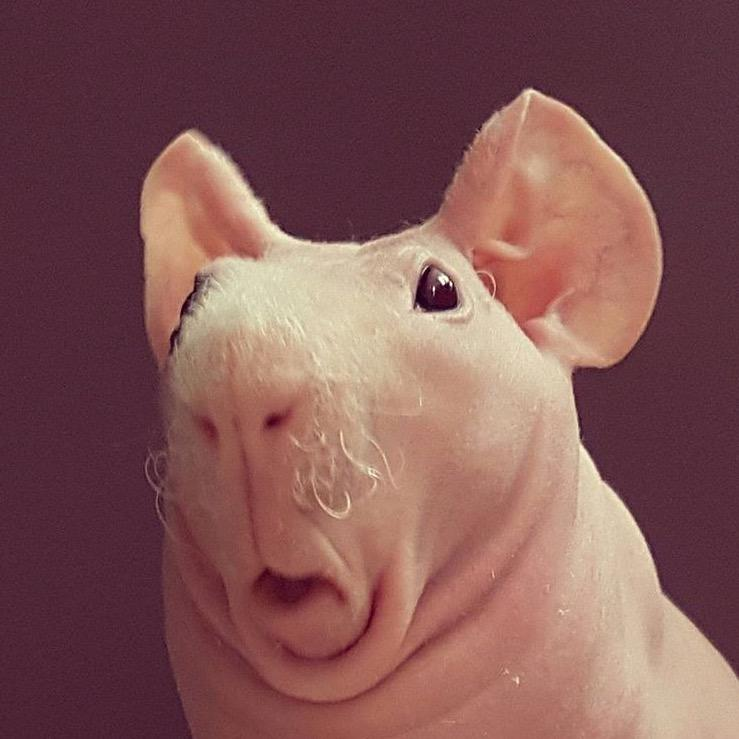
#> input picture Training/baldrat.jpg, 739 x 739 px, given in place of KahootImage.jpeg, which was not available
$ python Cropping.py
#> lines starting #> are read from the running program, lines starting #| are printed output that depends on the picture; after the words box and inside, x2 and y2 are one past the last pixel; in counts of white or black regions, pixels touching at a corner belong together; pictures that were not available may be replaced by others from this repository, and a replacement may not be noted
import numpy
#import argparse
import cv2
import matplotlib.pyplot as plt
import imutils

#Parser = argparse.ArgumentParser()
#Parser.add_argument("-i", "--image", type=str, default="/Users/matthewhoffmeister/Desktop/KahootImage.jpeg",
	#help="path to the input image")

image = cv2.imread('/Users/matthewhoffmeister/Desktop/KahootImage.jpeg', 1)
#> image is the input picture: shape (739, 739, 3); mean B, G, R 85.9, 87, 131.1
reference = image
image2 = image #cv2.imread('/Users/matthewhoffmeister/Desktop/Harris.jpeg', 1)
print(image.shape[0])
#| 739
cv2.imshow('Original',image)

cv2.waitKey(0)
cv2.destroyAllWindows()


r = 748/512
Dim = (150, round(150 / r))
resized = cv2.resize(image, Dim, cv2.INTER_AREA)
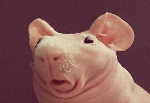
#> resized: shape (103, 150, 3); mean B, G, R 85.7, 86.9, 130.9
cv2.imshow('New', resized)

cv2.waitKey(0)
cv2.destroyAllWindows()

cch = resized
timer = 1

while timer < 4:
    newDim = (150 * pow(2, timer), round((150 * pow(2, timer)) / r))
    newIm = cv2.resize(resized, newDim, cv2.INTER_AREA)
    cch = cv2.hconcat([cch, cch])
    cch = cv2.vconcat([newIm, cch])
    timer += 1
#> this loop made 3 passes
#> pass 1, `cch = cv2.vconcat([newIm, cch])`:
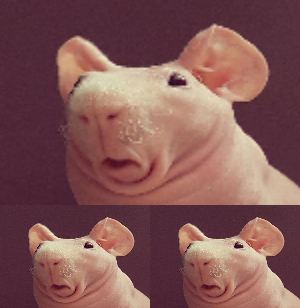
#> cch: shape (308, 300, 3); mean B, G, R 85.6, 86.8, 130.8
#> after the loop:
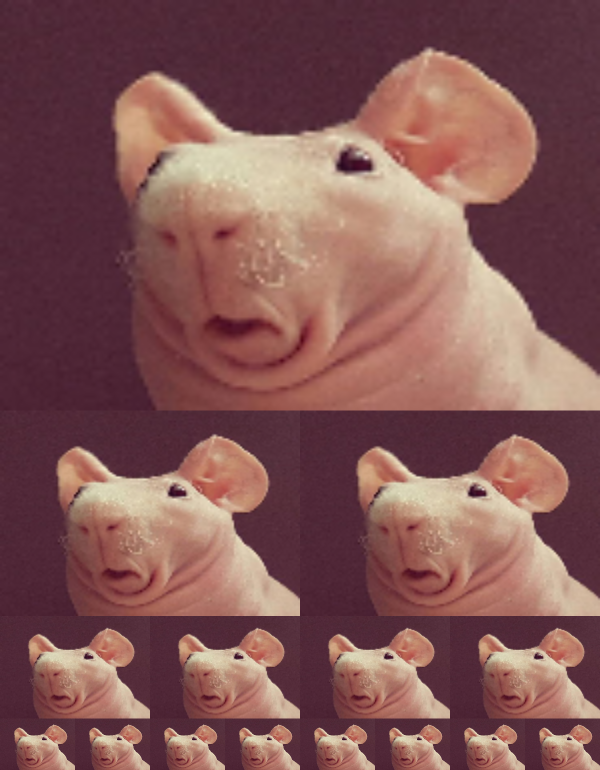
#> cch: shape (1540, 1200, 3) (shown at 1/2 size); mean B, G, R 85.6, 86.7, 130.8
#> after the loop, timer = 4

cv2.imshow('Horizontal',cch)

cv2.waitKey(0)
cv2.destroyAllWindows()

cv2.imshow('original',image)
cv2.putText(image, "+1000", (200,300), cv2.FONT_HERSHEY_SIMPLEX, 5, (255,255,255), 10, cv2.LINE_AA)
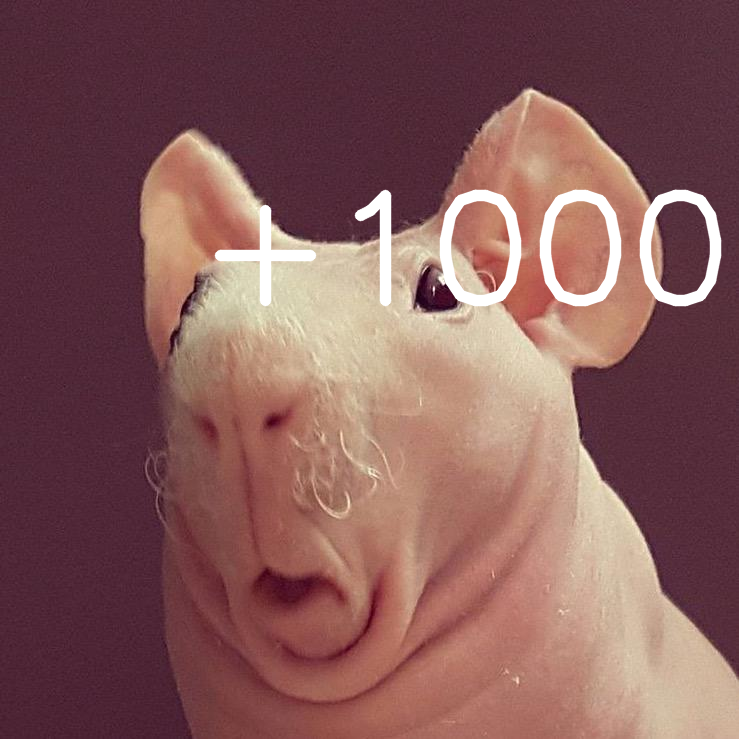
#> image: shape (739, 739, 3); 2.8% of pixels changed, all inside (x1, y1, x2, y2) = (214, 189, 722, 307)
cv2.imshow('drawing', image)

cv2.waitKey(0)
cv2.destroyAllWindows()

image2 = cv2.cvtColor(image2, cv2.COLOR_BGR2RGB)
imageGrey = cv2.cvtColor(image2, cv2.COLOR_BGR2GRAY)
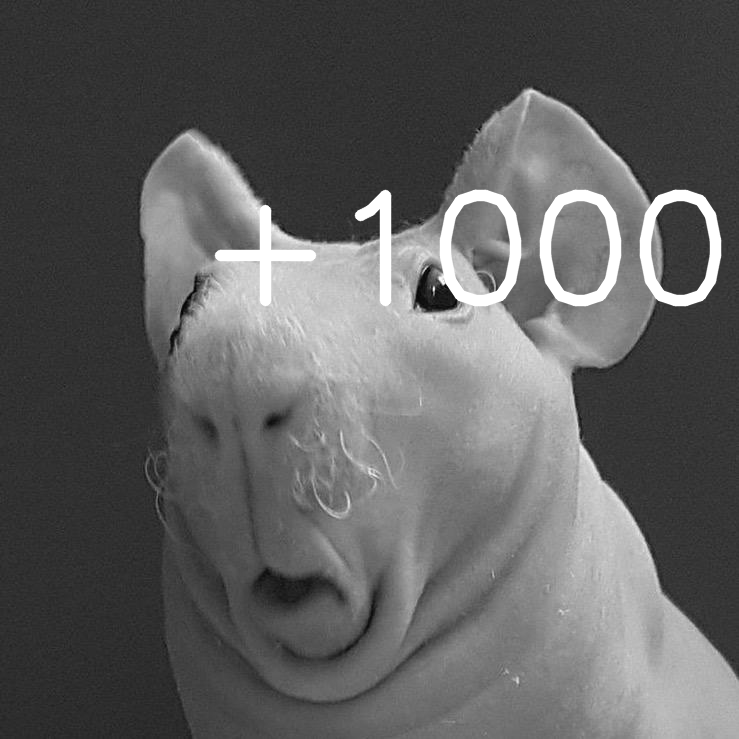
#> imageGrey: shape (739, 739); min 3, max 255, mean 94.9

_, binaryGrey = cv2.threshold(imageGrey, 180, 255, cv2.THRESH_BINARY_INV)
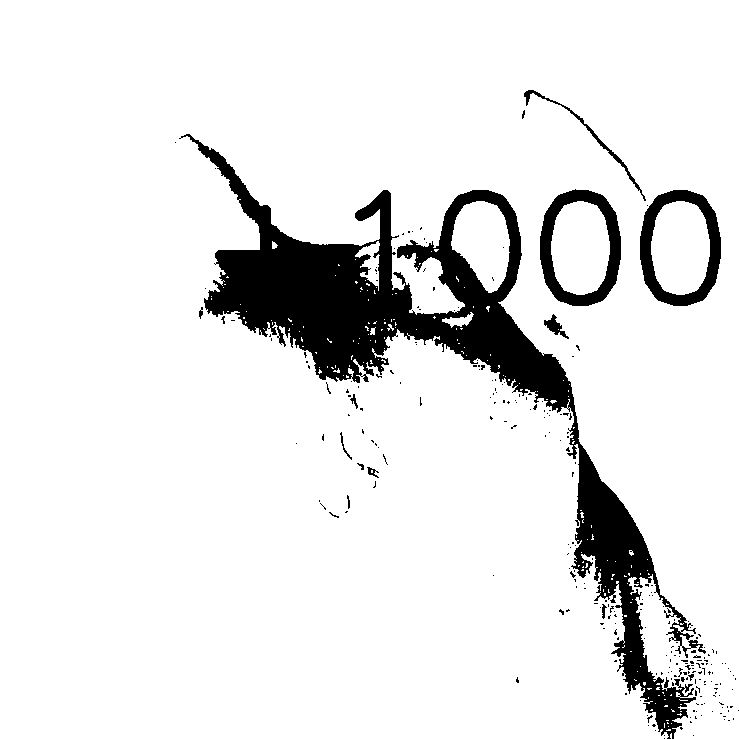
#> binaryGrey: shape (739, 739); 90.3% white; 261 black regions (248 under 20 px)
cv2.imshow('test', binaryGrey)

contours, hierarchy = cv2.findContours(binaryGrey, cv2.RETR_TREE, cv2.CHAIN_APPROX_SIMPLE)
#> contours = 509 contours, 466 with area under 20; largest, box (x1, y1, x2, y2) and area: (0, 0, 739, 739) 493326, (539, 188, 622, 307) 7943, (639, 189, 722, 307) 7911, (651, 201, 710, 295) 4419, (551, 201, 610, 295) 4390
#cnts = imutils.grab_contours(contours)
#c = max(cnts, key=cv2.contourArea)
image2 = cv2.drawContours(image2, contours, -1, (150, 0, 150), 4)
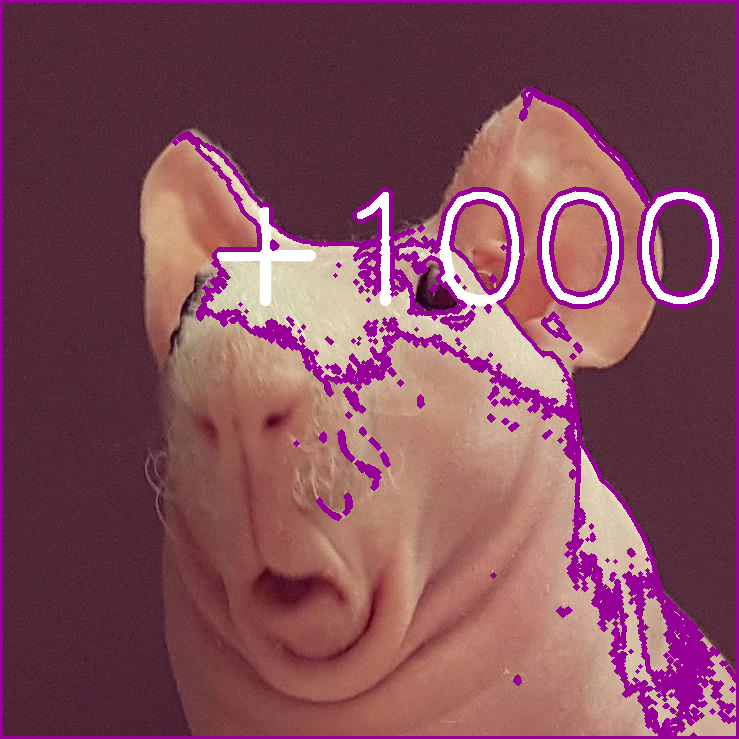
#> image2: shape (739, 739, 3); mean R, G, B 130.3, 77.1, 90.5

#cv2.imshow('contoured', image2)
plt.imshow(image2, cmap='gray')
plt.show()

cv2.waitKey(0)
cv2.destroyAllWindows()

class detector:
    def __init__(self):
        pass

    def detect(self, c):
        shape = "unknown"
        peri = cv2.arcLength(c, True)
        approx = cv2.approxPolyDP(c, 0.04 * peri, True)
        if len(approx) == 3:
            shape = "triangle"

        elif len(approx) == 4:
            (x, y, w, h) = cv2.boundingRect(approx)
            ar = w / float(h)

            if ar > 0.95 and ar < 1.05:
                shape = "square"
            else:
                shape = "rectangle"

        if len(approx) == 5:
            shape = "pentagon"

        if len(approx) == 6:
            shape = "hexagon"

        else:
            shape = "circle"

        return shape

    for i in contours:
        M = cv2.moments(i)
#> (the run stopped early here; a loop or call above may not have finished)
